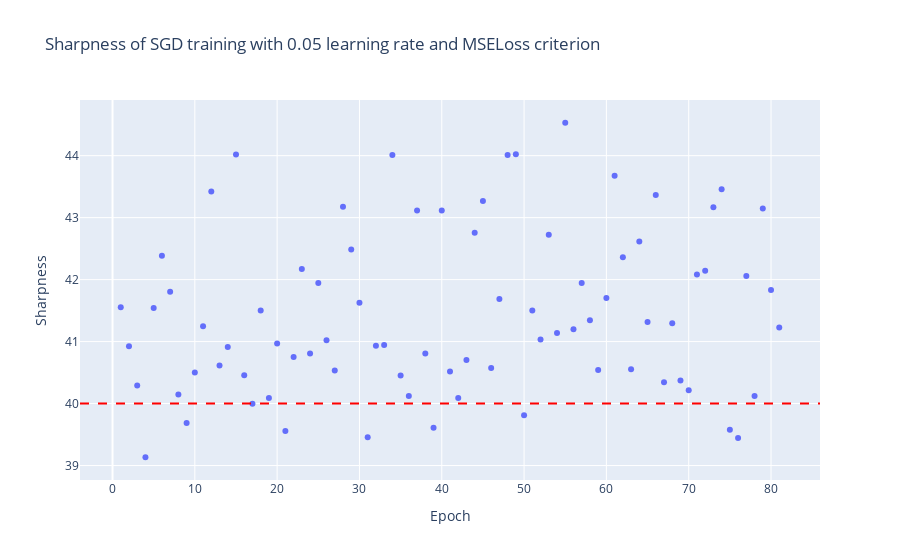

This figure's notebook cell:
### Code cell
plot_sharpness(metadata=md, output=out, model_id=28)

### Figure 1 — Plotly figure (JSON) as saved in the notebook; plotly's stock layout.template omitted (floating-point values rounded to 4 significant figures)
{"data": [{"hovertemplate": "Epoch=%{x}<br>Sharpness=%{y}<extra></extra>", "legendgroup": "", "marker": {"color": "#636efa", "symbol": "circle"}, "mode": "markers", "name": "", "orientation": "v", "showlegend": false, "x": [1, 2, 3, 4, 5, 6, 7, 8, 9, 10, 11, 12, 13, 14, 15, 16, 17, 18, 19, 20, 21, 22, 23, 24, 25, 26, 27, 28, 29, 30, 31, 32, 33, 34, 35, 36, 37, 38, 39, 40, 41, 42, 43, 44, 45, 46, 47, 48, 49, 50, 51, 52, 53, 54, 55, 56, 57, 58, 59, 60, 61, 62, 63, 64, 65, 66, 67, 68, 69, 70, 71, 72, 73, 74, 75, 76, 77, 78, 79, 80, 81], "xaxis": "x", "y": [41.56, 40.92, 40.29, 39.13, 41.54, 42.39, 41.8, 40.15, 39.69, 40.5, 41.25, 43.42, 40.61, 40.91, 44.02, 40.46, 40.0, 41.5, 40.09, 40.97, 39.56, 40.75, 42.17, 40.81, 41.95, 41.02, 40.53, 43.18, 42.48, 41.63, 39.46, 40.93, 40.95, 44.01, 40.45, 40.12, 43.11, 40.81, 39.61, 43.12, 40.52, 40.09, 40.7, 42.76, 43.27, 40.57, 41.69, 44.01, 44.02, 39.81, 41.5, 41.04, 42.72, 41.14, 44.53, 41.2, 41.95, 41.35, 40.54, 41.7, 43.68, 42.36, 40.55, 42.62, 41.32, 43.36, 40.34, 41.3, 40.37, 40.21, 42.08, 42.14, 43.17, 43.46, 39.58, 39.45, 42.06, 40.12, 43.15, 41.83, 41.23], "yaxis": "y", "type": "scatter"}], "layout": {"xaxis": {"anchor": "y", "domain": [0.0, 1.0], "title": {"text": "Epoch"}}, "yaxis": {"anchor": "x", "domain": [0.0, 1.0], "title": {"text": "Sharpness"}}, "legend": {"tracegroupgap": 0}, "title": {"text": "Sharpness of SGD training with 0.05 learning rate and MSELoss criterion"}, "shapes": [{"line": {"color": "red", "dash": "dash"}, "type": "line", "x0": 0, "x1": 1, "xref": "x domain", "y0": 40.0, "y1": 40.0, "yref": "y"}]}}
